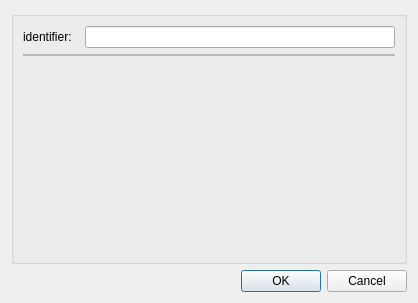
<?xml version="1.0" encoding="UTF-8"?>
<ui version="4.0">
 <class>ConfigureDialog</class>
 <widget class="QDialog" name="ConfigureDialog">
  <property name="geometry">
   <rect>
    <x>0</x>
    <y>0</y>
    <width>418</width>
    <height>303</height>
   </rect>
  </property>
  <property name="windowTitle">
   <string>Configure Step</string>
  </property>
  <layout class="QVBoxLayout" name="verticalLayout_2">
   <item>
    <widget class="QGroupBox" name="configGroupBox">
     <property name="title">
      <string/>
     </property>
     <layout class="QFormLayout" name="formLayout">
      <property name="fieldGrowthPolicy">
       <enum>QFormLayout::AllNonFixedFieldsGrow</enum>
      </property>
      <item row="0" column="0">
       <widget class="QLabel" name="identifier_label">
        <property name="text">
         <string>identifier:  </string>
        </property>
       </widget>
      </item>
      <item row="0" column="1">
       <widget class="QLineEdit" name="identifier_lineEdit"/>
      </item>
      <item row="1" column="0" colspan="2">
       <widget class="QFrame" name="frame">
        <property name="frameShape">
         <enum>QFrame::StyledPanel</enum>
        </property>
        <property name="frameShadow">
         <enum>QFrame::Raised</enum>
        </property>
        <layout class="QVBoxLayout" name="verticalLayout">
         <property name="spacing">
          <number>4</number>
         </property>
         <property name="margin">
          <number>0</number>
         </property>
        </layout>
       </widget>
      </item>
     </layout>
    </widget>
   </item>
   <item>
    <widget class="QDialogButtonBox" name="buttonBox">
     <property name="orientation">
      <enum>Qt::Horizontal</enum>
     </property>
     <property name="standardButtons">
      <set>QDialogButtonBox::Cancel|QDialogButtonBox::Ok</set>
     </property>
    </widget>
   </item>
  </layout>
 </widget>
 <resources/>
 <connections>
  <connection>
   <sender>buttonBox</sender>
   <signal>accepted()</signal>
   <receiver>ConfigureDialog</receiver>
   <slot>accept()</slot>
   <hints>
    <hint type="sourcelabel">
     <x>248</x>
     <y>254</y>
    </hint>
    <hint type="destinationlabel">
     <x>157</x>
     <y>274</y>
    </hint>
   </hints>
  </connection>
  <connection>
   <sender>buttonBox</sender>
   <signal>rejected()</signal>
   <receiver>ConfigureDialog</receiver>
   <slot>reject()</slot>
   <hints>
    <hint type="sourcelabel">
     <x>316</x>
     <y>260</y>
    </hint>
    <hint type="destinationlabel">
     <x>286</x>
     <y>274</y>
    </hint>
   </hints>
  </connection>
 </connections>
</ui>
